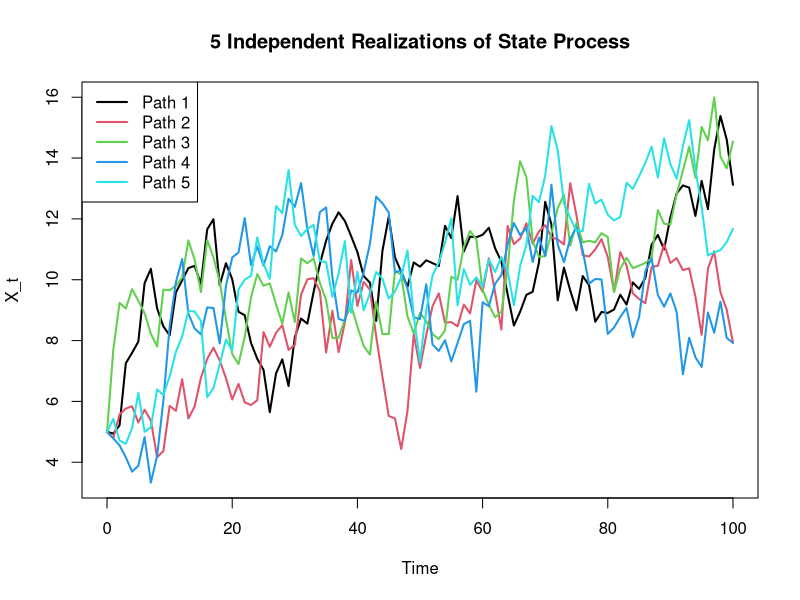
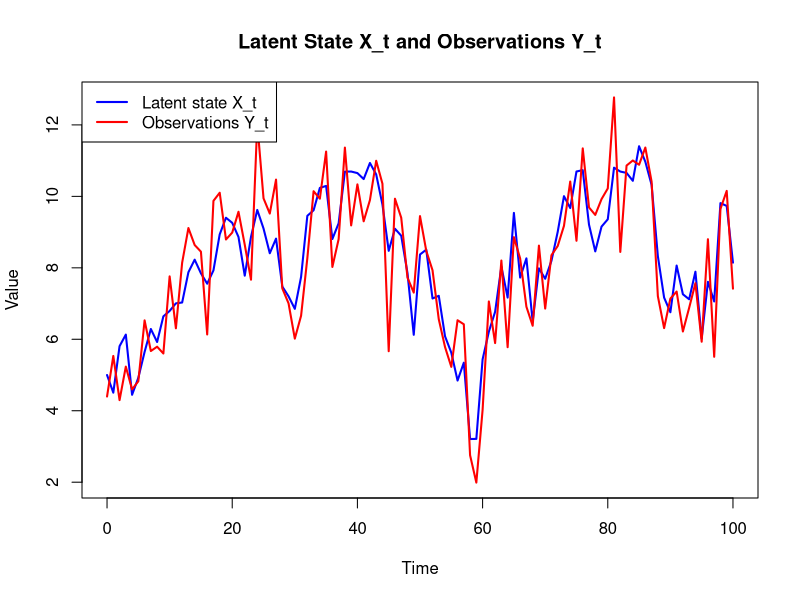
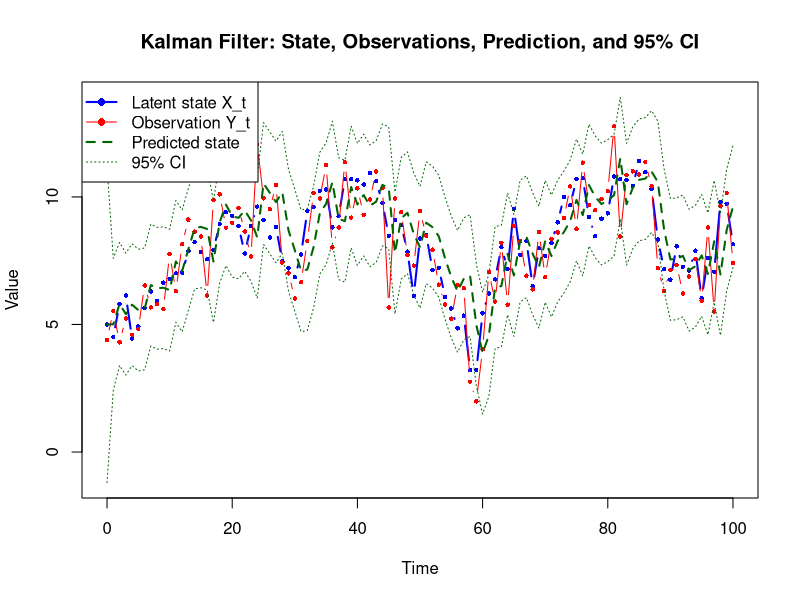
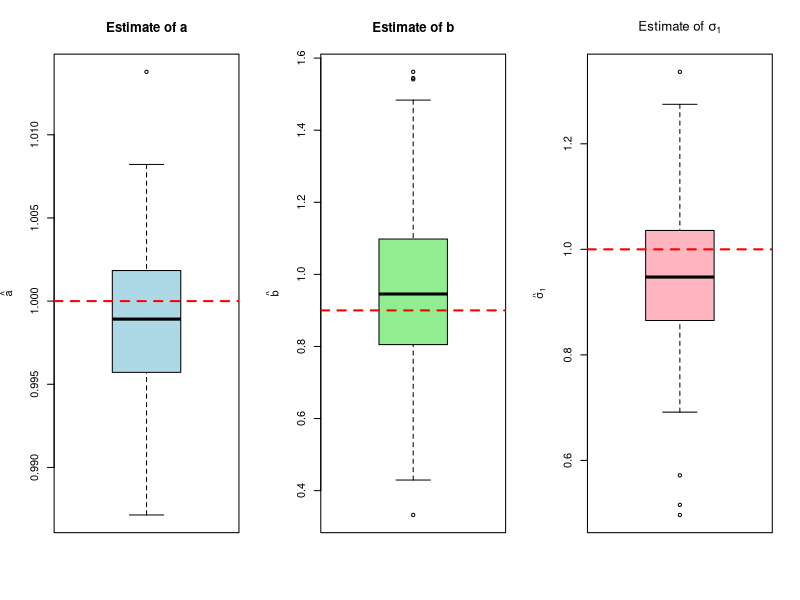

Source code (R) for these figures, in order:
#### 1.1
set.seed(123)

a <- 0.9
b <- 1
sigma1 <- 1
X0 <- 5
n <- 100
num_of_realisations <- 5

# Matrix to store trajectories
# rows = time 0..100, columns = realization 1..5
X <- matrix(0, nrow = n + 1, ncol = num_of_realisations)

# Initial value
X[1, ] <- X0

# Simulate 5 independent realizations
for (j in 1:num_of_realisations) {
  for (t in 2:(n + 1)) {
    e_t <- rnorm(1, mean = 0, sd = sigma1)
    X[t, j] <- a * X[t - 1, j] + b + e_t
  }
}

#----------------------------------------------#
### PLOT
time <- 0:n
plot(time, X[,1],
     type = "l",
     col = 1,
     lwd = 2,
     ylim = range(X),
     xlab = "Time",
     ylab = "X_t",
     main = "5 Independent Realizations of State Process")

# Add remaining trajectories
for (j in 2:num_of_realisations) {
  lines(time, X[,j], col = j, lwd = 2)
}

# Legend
legend("topleft",
       legend = paste("Path", 1:num_of_realisations),
       col = 1:num_of_realisations,
       lwd = 2)

#----------------------------------------------#

### 1.2
sigma2 <- 1

X <- numeric(n + 1)
Y <- numeric(n + 1)

X[1] <- X0

Y[1] <- X[1] + rnorm(1, mean = 0, sd = sigma2)

for (t in 2:(n + 1)) {
  e1_t <- rnorm(1, mean = 0, sd = sigma1)
  X[t] <- a * X[t - 1] + b + e1_t
  
  e2_t <- rnorm(1, mean = 0, sd = sigma2)
  Y[t] <- X[t] + e2_t
}

#----------------------------------------------#
### PLOT
time <- 0:n

plot(time, X,
     type = "l",
     col = "blue",
     pch = 16,
     lwd = 2,
     ylim = range(c(X, Y)),
     xlab = "Time",
     ylab = "Value",
     main = "Latent State X_t and Observations Y_t")

lines(time, Y,
      type = "l",
      col = "red",
      pch = 16,
      lwd = 2)

legend("topleft",
       legend = c("Latent state X_t", "Observations Y_t"),
       col = c("blue", "red"),
       lty = 1,
       lwd = 2)

#----------------------------------------------#

### 1.3
# Kalman filter
myKalmanFilter <- function(
    y,             # Vector of observations y_t
    theta,       # Model parameters for X_{t+1} = a - b*X_t + c*e_t
    R,             # Measurement noise variance
    x_prior = 0,   # Initial prior mean for X_0
    P_prior = 10   # Initial prior variance for X_0
) {
  a <- theta[1]
  b <- theta[2]
  sigma1 <- theta[3]
  N <- length(y)
  x_pred  <- numeric(N)  # Predicted means
  P_pred  <- numeric(N)  # Predicted variances
  x_filt  <- numeric(N)  # Filtered means
  P_filt  <- numeric(N)  # Filtered variances
  innovation     <- numeric(N)  # Pre-fit residuals: y[t] - x_pred[t]
  innovation_var <- numeric(N)  # Innovation covariance: P_pred[t] + R
  
  for (t in seq_len(N)) {
    # the prediction step
    if (t == 1) {
      x_pred[t] <- x_prior
      P_pred[t] <- P_prior
    } else {
      x_pred[t] <- a*x_filt[t-1] + b
      P_pred[t] <- a^2*P_filt[t-1] + sigma1^2
    }
    
    # the update step
    innovation[t] <- y[t] - x_pred[t]
    innovation_var[t] <- P_pred[t] + R
    
    K_t <- P_pred[t] / innovation_var[t]
    
    x_filt[t] <- x_pred[t] + K_t * (y[t]-x_pred[t])
    P_filt[t] <- P_pred[t] - K_t^2*innovation_var[t]
  }
  
  return(list(
    x_pred = x_pred,
    P_pred = P_pred,
    x_filt = x_filt,
    P_filt = P_filt,
    innovation = innovation,
    innovation_var = innovation_var
  ))
}

# Run Kalman filter
theta <- c(a, b, sigma1)
R <- sigma2^2

kf <- myKalmanFilter(
  y = Y,
  theta = theta,
  R = R,
  x_prior = X0,
  P_prior = 10
)

# 95% confidence interval around predicted state
lower <- kf$x_pred - 1.96 * sqrt(kf$P_pred)
upper <- kf$x_pred + 1.96 * sqrt(kf$P_pred)

#----------------------------------------------#
### PLOT
# Plot everything
plot(time, X,
     type = "b",
     col = "blue",
     pch = 16,
     cex = 0.6,
     lwd = 2,
     ylim = range(c(X, Y, lower, upper)),
     xlab = "Time",
     ylab = "Value",
     main = "Kalman Filter: State, Observations, Prediction, and 95% CI")

# Observation Y_t
lines(time, Y,
      type = "b",
      col = "red",
      pch = 16,
      cex = 0.6,
      lwd = 1)

# Predicted state x_hat_{t|t-1}
lines(time, kf$x_pred,
      type = "l",
      col = "darkgreen",
      lwd = 2,
      lty = 2)

# 95% confidence interval
lines(time, lower,
      col = "darkgreen",
      lwd = 1,
      lty = 3)

lines(time, upper,
      col = "darkgreen",
      lwd = 1,
      lty = 3)

legend("topleft",
       legend = c("Latent state X_t",
                  "Observation Y_t",
                  "Predicted state",
                  "95% CI"),
       col = c("blue", "red", "darkgreen", "darkgreen"),
       lty = c(1, 1, 2, 3),
       pch = c(16, 16, NA, NA),
       lwd = c(2, 1, 2, 1))

#----------------------------------------------#

### 1.4
myLogLikFun <- function(theta, y, R, x_prior = 0, P_prior = 10) {
  a <- theta[1]
  b <- theta[2]
  sigma1 <- theta[3]
  
  kf_result <- myKalmanFilter(y, theta, R, x_prior, P_prior)
  err <- kf_result$innovation
  S <- kf_result$innovation_var
  
  # Compute log-likelihood contributions from each time step
  logL <- sum(dnorm(err,
                    mean = 0,
                    sd = sqrt(S),
                    log = TRUE))
  logL <- 
    return(-logL)  # Return negative log-likelihood for minimization
}

# Known observation noise variance
R <- 1

# Initial guess: (a, b, sigma1)
theta_start <- c(a, b, sigma1)

# Estimate parameters by minimizing negative log-likelihood
fit <- optim(
  par = theta_start,
  fn = myLogLikFun,
  y = Y,
  R = R,
  x_prior = X0,
  P_prior = 10,
  method = "L-BFGS-B",
  lower = c(-Inf, -Inf, 0.001),   # sigma1 must be positive
  upper = c(Inf, Inf, Inf)
)

# Print results
cat("Estimated a      =", fit$par[1], "\n")
cat("Estimated b      =", fit$par[2], "\n")
cat("Estimated sigma1 =", fit$par[3], "\n")

############################
# Simulate many realizations for n=100
############################
new_a <- 1
new_b <- 0.9
new_sigma1 <- 1

X_mat <- matrix(NA, nrow = n + 1, ncol = n)
Y_mat <- matrix(NA, nrow = n + 1, ncol = n)

X_mat[1, ] <- X0

for (j in 1:n) {
  
  Y_mat[1, j] <- X_mat[1, j] + rnorm(1, 0, R)
  
  for (t in 2:(n + 1)) {
    
    X_mat[t, j] <- new_a * X_mat[t - 1, j] + new_b + rnorm(1, 0, new_sigma1)
    
    Y_mat[t, j] <- X_mat[t, j] + rnorm(1, 0, sigma2)
  }
}

############################
# Estimate parameters
############################
estimates <- matrix(NA, nrow = n, ncol = 3)
colnames(estimates) <- c("a_hat", "b_hat", "sigma1_hat")

theta_start <- c(0.8, 0.8, 1)

for (j in 1:n) {
  
  fit <- optim(
    par = theta_start,
    fn = myLogLikFun,
    y = Y_mat[, j],
    R = R,
    x_prior = X0,
    P_prior = 10,
    method = "L-BFGS-B",
    lower = c(-Inf, -Inf, 0.001),
    upper = c(Inf, Inf, Inf)
  )
  
  estimates[j, ] <- fit$par
}

############################
# Numerical summary
############################
cat("Means of estimates:\n")
print(colMeans(estimates))

cat("\nStandard deviations:\n")
print(apply(estimates, 2, sd))

cat("\nFive-number summaries:\n")
print(summary(estimates))

############################
# Boxplots
############################
par(mfrow = c(1, 3))

boxplot(estimates[, "a_hat"],
        main = "Estimate of a",
        ylab = expression(hat(a)),
        col = "lightblue")
abline(h = new_a, col = "red", lty = 2, lwd = 2)

boxplot(estimates[, "b_hat"],
        main = "Estimate of b",
        ylab = expression(hat(b)),
        col = "lightgreen")
abline(h = new_b, col = "red", lty = 2, lwd = 2)

boxplot(estimates[, "sigma1_hat"],
        main = expression("Estimate of " * sigma[1]),
        ylab = expression(hat(sigma)[1]),
        col = "lightpink")
abline(h = new_sigma1, col = "red", lty = 2, lwd = 2)

par(mfrow = c(1, 1))

### 1.5

### 1.5 bonus
